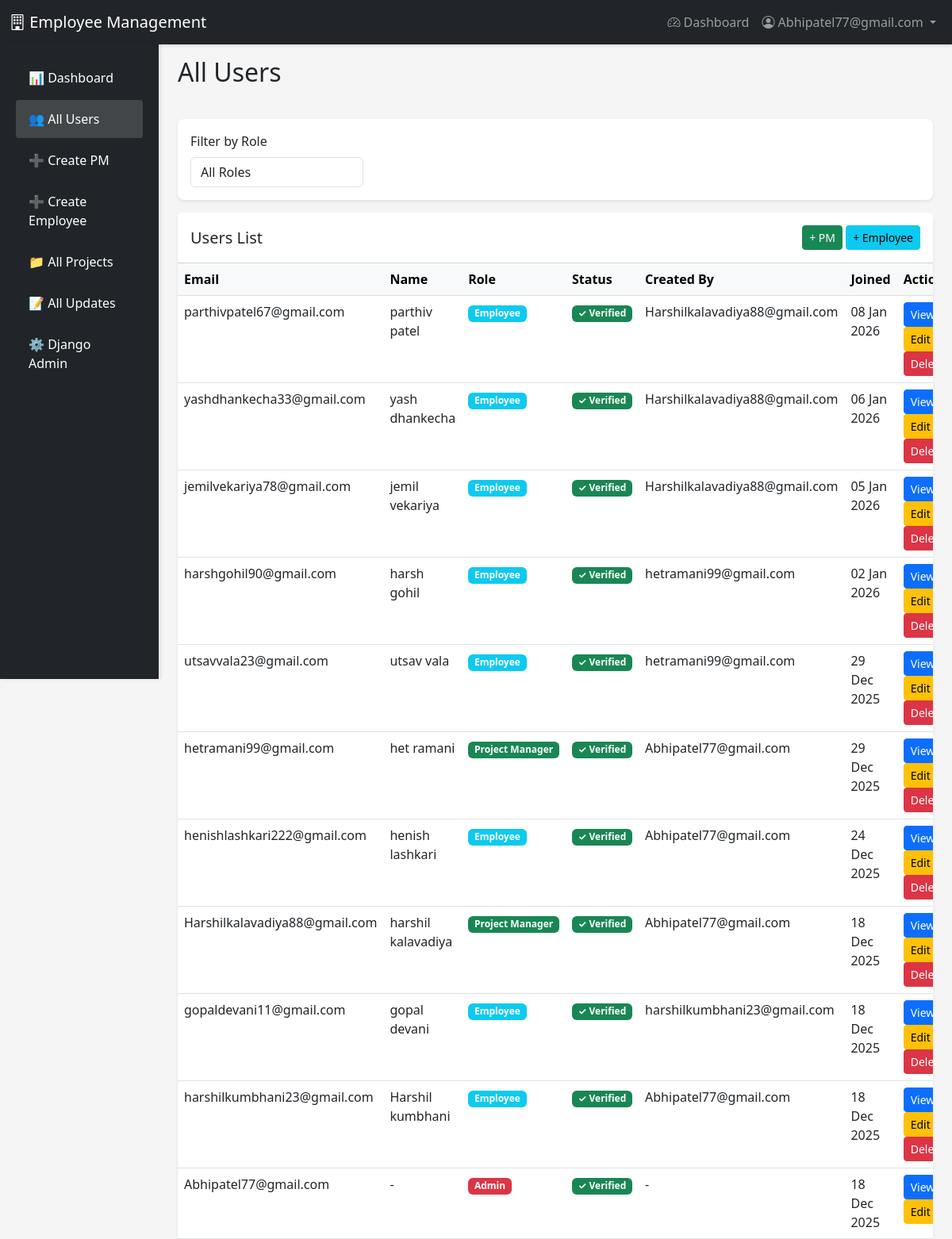
Page /users/ (signed in) on the committed database.
### accounts/models.py (models this page shows, shortened)
class User(AbstractUser):
    ROLE_CHOICES = (
        ('EMPLOYEE', 'Employee'),
        ('PM', 'Project Manager'),
        ('ADMIN', 'Admin'),
    )
    username = None
    email = models.EmailField(unique=True)
    role = models.CharField(max_length=10, choices=ROLE_CHOICES, default='EMPLOYEE')
    profile_image = models.ImageField(upload_to='profiles/', null=True, blank=True)
    is_verified = models.BooleanField(default=False)
    verification_token = models.CharField(max_length=100, blank=True)
    created_by = models.ForeignKey('self', on_delete=models.SET_NULL, null=True, blank=True, related_name='created_users')
    USERNAME_FIELD = 'email'
    REQUIRED_FIELDS = []
    objects = UserManager()
    class Meta:
        db_table = 'users'
        verbose_name = 'User'
        verbose_name_plural = 'Users'

### accounts/views.py (the view)
    def wrapper(request, *args, **kwargs):
        if not request.user.is_authenticated or request.user.role != 'ADMIN':
            messages.error(request, 'Access denied. Admin only.')
            return redirect('dashboard')
        return view_func(request, *args, **kwargs)

### accounts/views.py (called while the page is built)
def admin_required(view_func):
    def wrapper(request, *args, **kwargs):
        if not request.user.is_authenticated or request.user.role != 'ADMIN':
            messages.error(request, 'Access denied. Admin only.')
            return redirect('dashboard')
        return view_func(request, *args, **kwargs)
    return wrapper

@login_required
@admin_required
def admin_users_list(request):
    users = User.objects.all().order_by('-date_joined')
    role_filter = request.GET.get('role')
    if role_filter:
        users = users.filter(role=role_filter)
    context = {
        'users': users,
        'role_filter': role_filter,
    }
    return render(request, 'accounts/admin_users_list.html', context)

### accounts/templates/accounts/admin_users_list.html (shortened to what this page needs)
{% extends 'base.html' %}
{% load static %}
{% block content %}
<div class="container-fluid">
    <div class="row">
        <nav class="col-md-2 d-md-block bg-dark sidebar vh-100 position-fixed" style="top: 56px;">
            <div class="position-sticky pt-3">
                <ul class="nav flex-column">
                    <li class="nav-item">
                        <a class="nav-link text-white" href="{% url 'dashboard' %}">
                            📊 Dashboard
                        </a>
                    </li>
                    <li class="nav-item">
                        <a class="nav-link text-white active" href="{% url 'admin_users_list' %}">
                            👥 All Users
                        </a>
                    </li>
                    <li class="nav-item">
                        <a class="nav-link text-white" href="{% url 'pm_create' %}">
                            ➕ Create PM
                        </a>
                    </li>
                    <li class="nav-item">
                        <a class="nav-link text-white" href="{% url 'admin_create_employee' %}">
                            ➕ Create Employee
                        </a>
                    </li>
                    <li class="nav-item">
                        <a class="nav-link text-white" href="{% url 'admin_projects_list' %}">
                            📁 All Projects
                        </a>
                    </li>
                    <li class="nav-item">
                        <a class="nav-link text-white" href="{% url 'admin_updates_list' %}">
                            📝 All Updates
                        </a>
                    </li>
                    <li class="nav-item">
                        <a class="nav-link text-white" href="/admin/" target="_blank">
                            ⚙️ Django Admin
                        </a>
                    </li>
                </ul>
            </div>
        </nav>
        <main class="col-md-10 ms-sm-auto px-md-4" style="margin-left: 16.66667%;">
            <div class="pt-3 pb-2 mb-4">
                <h1 class="h2">All Users</h1>
            </div>
            <div class="card mb-3">
                <div class="card-body">
                    <form method="get" class="row g-3">
                        <div class="col-md-3">
                            <label class="form-label">Filter by Role</label>
                            <select name="role" class="form-control" onchange="this.form.submit()">
                                <option value="">All Roles</option>
                            </select>
                        </div>
                    </form>
                </div>
            </div>
            <div class="card">
                <div class="card-header bg-white d-flex justify-content-between align-items-center py-3">
                    <h5 class="mb-0">Users List</h5>
                    <div>
                        <a href="{% url 'pm_create' %}" class="btn btn-success btn-sm">+ PM</a>
                        <a href="{% url 'admin_create_employee' %}" class="btn btn-info btn-sm">+ Employee</a>
                    </div>
                </div>
                <div class="card-body p-0">
                    <div class="table-responsive">
                        <table class="table table-hover mb-0">
                            <thead class="table-light">
                                <tr>
                                    <th>Email</th>
                                    <th>Name</th>
                                    <th>Role</th>
                                    <th>Status</th>
                                    <th>Created By</th>
                                    <th>Joined</th>
                                    <th>Actions</th>
                                </tr>
                            </thead>
                            <tbody>
                                {% for user in users %}
                                <tr>
                                    <td>{{ user.email }}</td>
                                    <td>{{ user.get_full_name|default:"-" }}</td>
                                    <td>
                                        <span class="badge bg-{% if user.role == 'ADMIN' %}danger{% elif user.role == 'PM' %}success{% else %}info{% endif %}">
                                            {{ user.get_role_display }}
                                        </span>
                                    </td>
                                    <td>
                                        {% if user.is_verified %}
                                            <span class="badge bg-success">✓ Verified</span>
                                        {% else %}
                                            <span class="badge bg-warning text-dark">Pending</span>
                                        {% endif %}
                                    </td>
                                    <td>{{ user.created_by.email|default:"-" }}</td>
                                    <td>{{ user.date_joined|date:"d M Y" }}</td>
                                    <td>
                                        <a href="{% url 'admin_user_detail' user.id %}" class="btn btn-sm btn-primary">View</a>
                                        <a href="{% url 'admin_user_update' user.id %}" class="btn btn-sm btn-warning">Edit</a>
                                        {% if not user.is_superuser %}
                                            <a href="{% url 'admin_user_delete' user.id %}" class="btn btn-sm btn-danger">Delete</a>
                                        {% endif %}
                                    </td>
                                </tr>
                                {% empty %}
                                <tr>
                                    <td colspan="7" class="text-center text-muted py-4">No users found</td>
                                </tr>
                                {% endfor %}
                            </tbody>
                        </table>
                    </div>
                </div>
            </div>
        </main>
    </div>
</div>
{% endblock %}

### accounts/templates/base.html (shortened to what this page needs)
<!DOCTYPE html>
<html lang="en">
<head>
    <link href="https://cdn.jsdelivr.net/npm/bootstrap@5.3.0/dist/css/bootstrap.min.css" rel="stylesheet">
    <link rel="stylesheet" href="https://cdn.jsdelivr.net/npm/bootstrap-icons@1.11.0/font/bootstrap-icons.css">
</head>
<body>
    <nav class="navbar navbar-expand-lg navbar-dark bg-dark">
        <div class="container-fluid">
            <a class="navbar-brand" href="{% url 'dashboard' %}">
                <i class="bi bi-building"></i> Employee Management
            </a>
            {% if user.is_authenticated %}
                <div class="collapse navbar-collapse" id="navbarNav">
                    <ul class="navbar-nav ms-auto">
                        <li class="nav-item">
                            <a class="nav-link" href="{% url 'dashboard' %}">
                                <i class="bi bi-speedometer2"></i> Dashboard
                            </a>
                        </li>
                        <li class="nav-item dropdown">
                            <a class="nav-link dropdown-toggle" href="#" id="navbarDropdown" role="button" data-bs-toggle="dropdown">
                                <i class="bi bi-person-circle"></i> {{ user.email }}
                            </a>
                        </li>
                    </ul>
                </div>
            {% endif %}
        </div>
    </nav>
    <main>
        {% block content %}{% endblock %}
    </main>
</body>
</html>

### accounts/templates/base.html (style rules this page uses)
body { background: #f8f9fa; }
.navbar { box-shadow: 0 2px 4px rgba(0,0,0,0.1); }
.card { border-radius: 10px; border: none; }

### accounts/templates/accounts/admin_users_list.html (style rules this page uses)
body { background-color: #f5f5f5 !important; }
.sidebar { box-shadow: 2px 0 5px rgba(0, 0, 0, 0.1); }
.sidebar .nav-link { font-weight: 500; color: rgba(255, 255, 255, .8); padding: 0.75rem 1rem; border-radius: 4px; margin: 2px 8px; }
.sidebar .nav-link.active { color: #fff; background-color: rgba(255, 255, 255, .15); }
.card { border: none; border-radius: 8px; box-shadow: 0 2px 4px rgba(0, 0, 0, 0.08); }

### rows in the picture
User: email "Abhipatel77@gmail.com", get_full_name "-", role "Admin", is_verified "✓ Verified", created_by.email "-", date_joined "18 Dec 2025"
User: email "parthivpatel67@gmail.com", get_full_name "parthiv patel", role "Employee", is_verified "✓ Verified", created_by.email "Harshilkalavadiya88@gmail.com", date_joined "08 Jan 2026", is_superuser "Delete"
User: email "yashdhankecha33@gmail.com", get_full_name "yash dhankecha", role "Employee", is_verified "✓ Verified", created_by.email "Harshilkalavadiya88@gmail.com", date_joined "06 Jan 2026", is_superuser "Delete"
User: email "jemilvekariya78@gmail.com", get_full_name "jemil vekariya", role "Employee", is_verified "✓ Verified", created_by.email "Harshilkalavadiya88@gmail.com", date_joined "05 Jan 2026", is_superuser "Delete"
User: email "harshgohil90@gmail.com", get_full_name "harsh gohil", role "Employee", is_verified "✓ Verified", created_by.email "hetramani99@gmail.com", date_joined "02 Jan 2026", is_superuser "Delete"
User: email "utsavvala23@gmail.com", get_full_name "utsav vala", role "Employee", is_verified "✓ Verified", created_by.email "hetramani99@gmail.com", date_joined "29 Dec 2025", is_superuser "Delete"
User: email "hetramani99@gmail.com", get_full_name "het ramani", role "Project Manager", is_verified "✓ Verified", created_by.email "Abhipatel77@gmail.com", date_joined "29 Dec 2025", is_superuser "Delete"
User: email "henishlashkari222@gmail.com", get_full_name "henish lashkari", role "Employee", is_verified "✓ Verified", created_by.email "Abhipatel77@gmail.com", date_joined "24 Dec 2025", is_superuser "Delete"
User: email "Harshilkalavadiya88@gmail.com", get_full_name "harshil kalavadiya", role "Project Manager", is_verified "✓ Verified", created_by.email "Abhipatel77@gmail.com", date_joined "18 Dec 2025", is_superuser "Delete"
User: email "gopaldevani11@gmail.com", get_full_name "gopal devani", role "Employee", is_verified "✓ Verified", created_by.email "harshilkumbhani23@gmail.com", date_joined "18 Dec 2025", is_superuser "Delete"
User: email "harshilkumbhani23@gmail.com", get_full_name "Harshil kumbhani", role "Employee", is_verified "✓ Verified", created_by.email "Abhipatel77@gmail.com", date_joined "18 Dec 2025", is_superuser "Delete"
